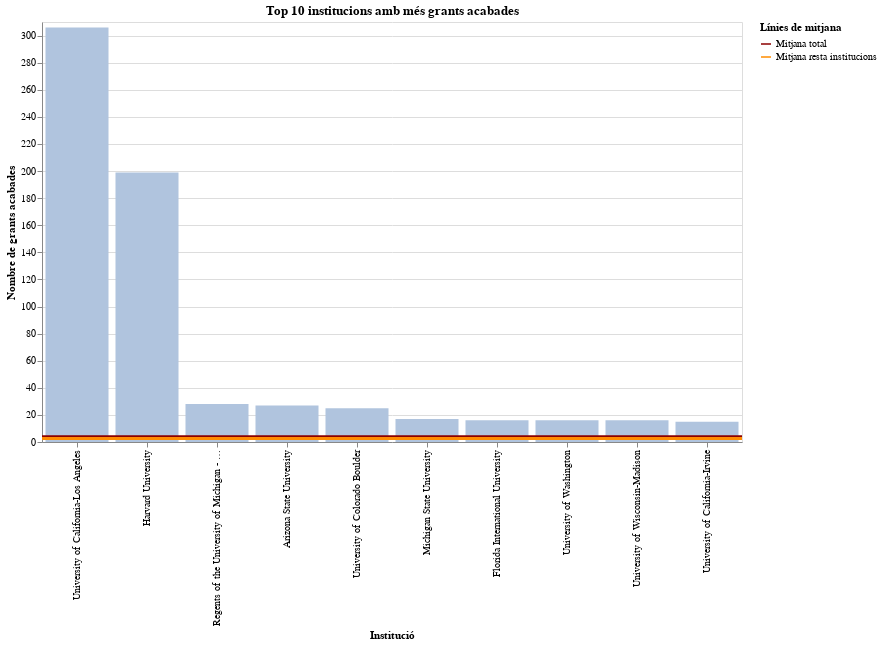

Notebook code cell kept with this figure:
### Code cell
import altair as alt
import pandas as pd

# Comptar quantes terminacions té cada institució
grants_per_org = (
    terminations.groupby('org_name')
    .size()
    .reset_index(name='num_grants')
)

# Seleccionar el top 10
top10 = grants_per_org.nlargest(10, 'num_grants')
top10_names = top10['org_name'].tolist()

# Calcular les mitjanes
mean_all = grants_per_org['num_grants'].mean()
other_grants_per_org = grants_per_org[~grants_per_org['org_name'].isin(top10_names)]
mean_rest = other_grants_per_org['num_grants'].mean() if not other_grants_per_org.empty else float('nan')

# Límite superior fix de l'eix Y
ymax = 310

# --- Gràfic de barres verticals ---
bars = alt.Chart(top10).mark_bar(color='lightsteelblue').encode(
    x=alt.X('org_name:N', sort='-y', title='Institució'),
    y=alt.Y('num_grants:Q',
            title='Nombre de grants acabades',
            scale=alt.Scale(domain=[0, ymax], nice=False)),  # <-- scale fix amb nice=False
    tooltip=['org_name', 'num_grants']
).properties(
    title='Top 10 institucions amb més grants acabades'
)

# --- Dades de les mitjanes ---
mean_data = pd.DataFrame({
    'y': [mean_all, mean_rest],
    'year': ['Mitjana total', 'Mitjana resta institucions']
})

# --- Línies de mitjana (contínues i més gruixudes) ---
mean_lines = alt.Chart(mean_data).mark_rule(strokeWidth=3).encode(
    y='y:Q',
    color=alt.Color(
        'year:N',
        scale=alt.Scale(
            domain=['Mitjana total', 'Mitjana resta institucions'],
            range=['darkred', 'darkorange']
        ),
        title='Línies de mitjana'
    )
)

# --- Gràfic final combinat ---
chart = (bars + mean_lines).properties(
    width=700,
    height=420
)

chart

### Figure 1 — Vega-Lite specification as saved in the notebook (floating-point values rounded to 4 significant figures)
{"config": {"view": {"continuousWidth": 300, "continuousHeight": 300}}, "layer": [{"data": {"name": "data-836e0ba0c24445db5f13bca3e893a931"}, "mark": {"type": "bar", "color": "lightsteelblue"}, "encoding": {"tooltip": [{"field": "org_name", "type": "nominal"}, {"field": "num_grants", "type": "quantitative"}], "x": {"field": "org_name", "sort": "-y", "title": "Institució", "type": "nominal"}, "y": {"field": "num_grants", "scale": {"domain": [0, 310], "nice": false}, "title": "Nombre de grants acabades", "type": "quantitative"}}, "title": "Top 10 institucions amb més grants acabades"}, {"data": {"name": "data-f4e6e854ac111eea863a64943d0aebc8"}, "mark": {"type": "rule", "strokeWidth": 3}, "encoding": {"color": {"field": "year", "scale": {"domain": ["Mitjana total", "Mitjana resta institucions"], "range": ["darkred", "darkorange"]}, "title": "Línies de mitjana", "type": "nominal"}, "y": {"field": "y", "type": "quantitative"}}}], "height": 420, "width": 700, "$schema": "https://vega.github.io/schema/vega-lite/v5.20.1.json", "datasets": {"data-836e0ba0c24445db5f13bca3e893a931": [{"org_name": "University of California-Los Angeles", "num_grants": 306}, {"org_name": "Harvard University", "num_grants": 199}, {"org_name": "Regents of the University of Michigan - Ann Arbor", "num_grants": 28}, {"org_name": "Arizona State University", "num_grants": 27}, {"org_name": "University of Colorado Boulder", "num_grants": 25}, {"org_name": "Michigan State University", "num_grants": 17}, {"org_name": "Florida International University", "num_grants": 16}, {"org_name": "University of Washington", "num_grants": 16}, {"org_name": "University of Wisconsin-Madison", "num_grants": 16}, {"org_name": "University of California-Irvine", "num_grants": 15}], "data-f4e6e854ac111eea863a64943d0aebc8": [{"y": 3.926, "year": "Mitjana total"}, {"y": 2.646, "year": "Mitjana resta institucions"}]}}
